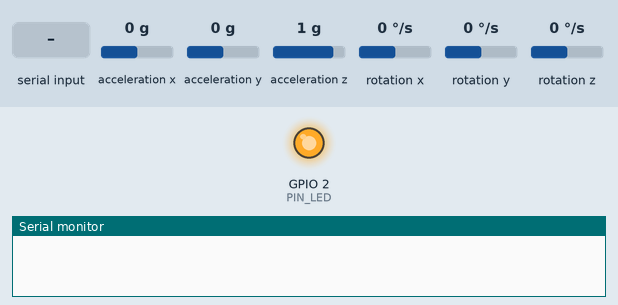
The sketch below on a simulated ESP32. Parts: output pins drawn as LEDs (lit = HIGH), the last lines printed to the serial monitor. Wiring (inferred from the names in the program): MPU-6050 motion sensor at I2C address 0x68. Inputs (shaded band) come from the test bench; at power-on: acceleration x 0 g, acceleration y 0 g, acceleration z 1 g, rotation x 0 °/s, rotation y 0 °/s, rotation z 0 °/s. EEPROM starts erased.

Above: at 2.05 s.
3.1 s: "hello\n" received over Serial
At 5.8 s:
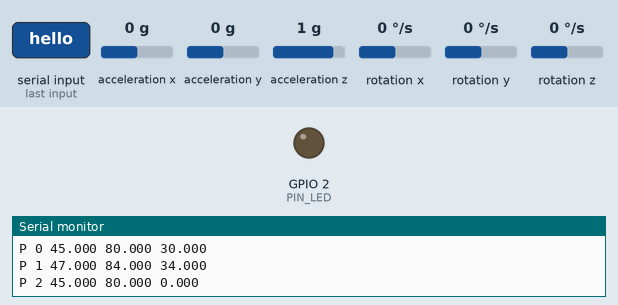
6.1 s: "save\n" received over Serial
9.1 s: "calacc\n" received over Serial
Timing chart, 0 to 18.1 s (numbered marks = the images above; inputs shaded):
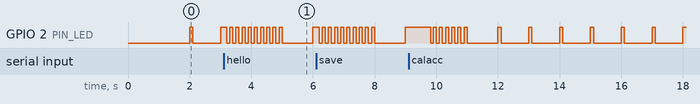

The sketch:

vokalink_mpu6050.ino
```cpp
// VokaLink + MPU6050 (ESP32). Tanpa library tambahan, hanya Wire.
// Wiring: VCC 3V3, GND GND, SDA GPIO21, SCL GPIO22, AD0 ke GND (alamat 0x68).
// Saat boot, diamkan board rata ~1 detik untuk kalibrasi gyro.
#include <Preferences.h>
#include <Wire.h>
#include "vokalink.h"

constexpr int PIN_SDA = 21;
constexpr int PIN_SCL = 22;
constexpr int PIN_LED = 2;
constexpr float GYRO_LSB = 65.5f;    // +-500 dps
constexpr float ACC_LSB = 8192.0f;   // +-4 g
constexpr float ALPHA = 0.98f;       // bobot gyro pada complementary filter

VokaState st;
VokaLink voka(Serial, st);
Preferences prefs;

float gyroBias[3] = {};
float accOff[2] = {};   // offset roll, pitch (derajat)
float rollRaw = 0, pitchRaw = 0;
bool imuOk = false;
uint32_t lastUs = 0;
uint32_t lastInitTry = 0;
uint8_t MPU_ADDR = 0x68;   // 0x68 (AD0=GND) atau 0x69 (AD0=3V3), dideteksi otomatis

struct Imu { float ax, ay, az, gx, gy, gz; };

bool mpuWrite(uint8_t reg, uint8_t val) {
  Wire.beginTransmission(MPU_ADDR);
  Wire.write(reg);
  Wire.write(val);
  return Wire.endTransmission() == 0;
}

bool mpuRead(Imu& d) {
  Wire.beginTransmission(MPU_ADDR);
  Wire.write(0x3B);
  if (Wire.endTransmission(false) != 0) return false;
  if (Wire.requestFrom((int)MPU_ADDR, 14) != 14) return false;
  int16_t v[7];
  for (int i = 0; i < 7; i++) {
    uint8_t h = Wire.read(), l = Wire.read();
    v[i] = (int16_t)((h << 8) | l);
  }
  d.ax = v[0] / ACC_LSB; d.ay = v[1] / ACC_LSB; d.az = v[2] / ACC_LSB;
  // v[3] = suhu, dilewati
  d.gx = v[4] / GYRO_LSB; d.gy = v[5] / GYRO_LSB; d.gz = v[6] / GYRO_LSB;
  return true;
}

float accRoll(const Imu& d) { return atan2f(d.ay, d.az) * RAD_TO_DEG; }
float accPitch(const Imu& d) { return atan2f(-d.ax, sqrtf(d.ay * d.ay + d.az * d.az)) * RAD_TO_DEG; }

void calibrateGyro() {
  float sum[3] = {};
  int n = 0;
  Imu d;
  for (int i = 0; i < 500; i++) {
    if (mpuRead(d)) { sum[0] += d.gx; sum[1] += d.gy; sum[2] += d.gz; n++; }
    delay(2);
  }
  if (n) for (int k = 0; k < 3; k++) gyroBias[k] = sum[k] / n;
}

// Dipanggil VokaLink saat PC kirim 'calacc'. Board harus diam dan rata. Memblokir ~0.5 dtk.
void vokaCalibrateAcc() {
  float r = 0, p = 0;
  int n = 0;
  Imu d;
  for (int i = 0; i < 200; i++) {
    if (mpuRead(d)) { r += accRoll(d); p += accPitch(d); n++; }
    delay(2);
  }
  if (!n) return;
  accOff[0] = r / n;
  accOff[1] = p / n;
  prefs.putBytes("accoff", accOff, sizeof(accOff));
  rollRaw = pitchRaw = 0;
}

// LED tanpa delay(), hanya membaca millis().
//  IMU gagal       : kedip sangat cepat (50 ms)
//  Menunggu PC     : kedip singkat tiap 1 detik
//  Menghubungkan   : kedip cepat (100 ms)
//  Terhubung       : kedip cepat tiap ada data TX/RX (seperti LED USB-serial)
void updateLed() {
  uint32_t t = millis();
  bool on;
  if (!imuOk) on = (t / 50) % 2;
  else switch (voka.state()) {
    case VokaLink::CONNECTED:  on = (t - voka.lastActivity()) < 20; break;  // kedip tiap ada TX/RX
    case VokaLink::CONNECTING: on = (t / 100) % 2; break;
    default:                   on = (t % 1000) < 100;
  }
  digitalWrite(PIN_LED, on);
}

// Coba 0x68 lalu 0x69. Bila gagal, kirim hasil scan I2C ke log di UI (baris 'ERR ...').
bool initImu() {
  for (uint8_t a : {(uint8_t)0x68, (uint8_t)0x69}) {
    MPU_ADDR = a;
    if (mpuWrite(0x6B, 0x00)) {          // bangunkan dari sleep
      delay(50);
      if (mpuWrite(0x1A, 0x03)           // DLPF ~44 Hz
          && mpuWrite(0x1B, 0x08)        // gyro +-500 dps
          && mpuWrite(0x1C, 0x08)) {     // accel +-4 g
        calibrateGyro();
        Imu d;
        if (mpuRead(d)) { rollRaw = accRoll(d); pitchRaw = accPitch(d); }
        return true;
      }
    }
  }
  Serial.print("ERR imu not found. I2C devices:");
  int n = 0;
  for (uint8_t a = 1; a < 127; a++) {
    Wire.beginTransmission(a);
    if (Wire.endTransmission() == 0) { Serial.printf(" 0x%02X", a); n++; }
  }
  Serial.println(n ? "" : " none (check SDA/SCL/VCC/GND)");
  return false;
}

void vokaSavePid() {
  prefs.putBytes("pid", st.pid, sizeof(st.pid));
}

void setup() {
  pinMode(PIN_LED, OUTPUT);
  Serial.begin(115200);
  prefs.begin("voka", false);
  if (prefs.getBytes("pid", st.pid, sizeof(st.pid)) != sizeof(st.pid)) {
    const float def[3][3] = {{45, 80, 30}, {47, 84, 34}, {45, 80, 0}};
    memcpy(st.pid, def, sizeof(def));
  }
  if (prefs.getBytes("accoff", accOff, sizeof(accOff)) != sizeof(accOff)) accOff[0] = accOff[1] = 0;

  Wire.begin(PIN_SDA, PIN_SCL);
  Wire.setClock(100000);
  Wire.setTimeOut(20);
  imuOk = initImu();
  lastInitTry = millis();
  for (int i = 0; i < 8; i++) st.rc[i] = 1500;
  for (int i = 0; i < 4; i++) st.motor[i] = 1000;
  lastUs = micros();
}

void loop() {
  voka.update();
  updateLed();

  // IMU belum ada: coba lagi tiap 2 detik (kabel baru dicolok, dst).
  if (!imuOk && millis() - lastInitTry > 2000) {
    lastInitTry = millis();
    imuOk = initImu();
  }

  Imu d;
  if (imuOk && mpuRead(d)) {
    uint32_t now = micros();
    float dt = (now - lastUs) * 1e-6f;
    lastUs = now;
    if (dt <= 0 || dt > 0.1f) dt = 0.004f;

    float gx = d.gx - gyroBias[0], gy = d.gy - gyroBias[1], gz = d.gz - gyroBias[2];
    rollRaw = ALPHA * (rollRaw + gx * dt) + (1 - ALPHA) * accRoll(d);
    pitchRaw = ALPHA * (pitchRaw + gy * dt) + (1 - ALPHA) * accPitch(d);
    st.roll = rollRaw - accOff[0];
    st.pitch = -(pitchRaw - accOff[1]);   // konvensi VokaLink: pitch positif = hidung naik

    // Yaw dari integrasi gyro saja (tanpa magnetometer), jadi akan melayang pelan.
    float y = st.yaw + gz * dt;
    if (y > 180) y -= 360;
    if (y < -180) y += 360;
    st.yaw = y;
  }

  // ponytail: belum ada receiver RC & ESC. FC asli: isi st.rc dari RX, tulis st.motor ke ESC.
  uint16_t test[4];
  if (voka.motorTest(test)) memcpy(st.motor, test, sizeof(test));
  else for (int i = 0; i < 4; i++) st.motor[i] = 1000;
}
```

vokalink.h
```cpp
// VokaLink: protokol serial teks antara FC ESP32 dan VOKAFLIGHT.
// Satu perintah per baris, diakhiri '\n', 115200 baud.
// PC ke FC: hello | ping | stream 0/1 | pid? | pid <axis 0..2> <P> <I> <D> | save | calacc | mt <m1..m4 1000..2000>
// FC ke PC: I <nama> <versi> | A <roll> <pitch> <yaw> <armed> | R <ch1..ch8> | M <m1..m4>
//           P <axis> <P> <I> <D> | OK <cmd> | ERR <alasan>
#pragma once
#include <Arduino.h>

struct VokaState {
  float roll = 0, pitch = 0, yaw = 0;  // derajat
  uint16_t rc[8] = {};                 // mikrodetik
  uint16_t motor[4] = {};              // mikrodetik, output aktual
  float pid[3][3] = {};                // [roll,pitch,yaw][P,I,D]
  bool armed = false;
};

// Wajib diimplementasi oleh firmware FC.
void vokaCalibrateAcc();
void vokaSavePid();

class VokaLink {
 public:
  static constexpr uint32_t MOTOR_TEST_TIMEOUT_MS = 500;
  static constexpr uint32_t HOST_TIMEOUT_MS = 2000;  // tanpa baris dari PC selama ini = PC dianggap hilang
  static constexpr uint32_t STREAM_PERIOD_MS = 40;  // 25 Hz, ~2.3 kB/s dari 11.5 kB/s @115200

  enum LinkState { IDLE, CONNECTING, CONNECTED };

  VokaLink(Stream& io, VokaState& st) : io_(io), st_(st) {}

  // Waktu (millis) terakhir ada data keluar (telemetri) atau masuk (perintah). Untuk LED ala TX/RX.
  uint32_t lastActivity() const { return lastActivity_; }

  // IDLE: tidak ada PC. CONNECTING: PC menyapa (hello) tapi stream belum jalan. CONNECTED: stream aktif.
  LinkState state() const {
    if (!hostSeen_ || millis() - lastHost_ > HOST_TIMEOUT_MS) return IDLE;
    return streaming_ ? CONNECTED : CONNECTING;
  }

  // Panggil setiap loop. Tidak blocking.
  void update() {
    while (io_.available()) {
      char c = io_.read();
      if (c == '\r') continue;
      if (c == '\n') {
        if (!overflow_) { buf_[len_] = 0; handle(buf_); }
        len_ = 0; overflow_ = false;
      } else if (len_ < sizeof(buf_) - 1) {
        buf_[len_++] = c;
      } else {
        overflow_ = true;
      }
    }
    uint32_t now = millis();
    if (streaming_ && state() == IDLE) streaming_ = false;  // PC hilang: berhenti mengirim
    if (streaming_ && now - lastStream_ >= STREAM_PERIOD_MS) {
      lastStream_ = now;
      lastActivity_ = now;
      sendTelemetry();
    }
  }

  // True jika tes motor aktif; out diisi nilai tes. Mati sendiri bila
  // konfigurator berhenti mengirim 'mt' (kabel lepas, tab ditutup) atau FC arm.
  bool motorTest(uint16_t out[4]) {
    if (st_.armed || !mtActive_ || millis() - mtStamp_ > MOTOR_TEST_TIMEOUT_MS) {
      mtActive_ = false;
      return false;
    }
    memcpy(out, mt_, sizeof(mt_));
    return true;
  }

 private:
  Stream& io_;
  VokaState& st_;
  char buf_[96];
  size_t len_ = 0;
  bool overflow_ = false;
  bool streaming_ = false;
  bool hostSeen_ = false;
  uint32_t lastActivity_ = 0;
  uint32_t lastHost_ = 0;
  uint32_t lastStream_ = 0;
  uint16_t mt_[4] = {};
  bool mtActive_ = false;
  uint32_t mtStamp_ = 0;

  void sendTelemetry() {
    io_.printf("A %.1f %.1f %.1f %d\n", st_.roll, st_.pitch, st_.yaw, st_.armed ? 1 : 0);
    io_.printf("R %u %u %u %u %u %u %u %u\n", st_.rc[0], st_.rc[1], st_.rc[2], st_.rc[3],
               st_.rc[4], st_.rc[5], st_.rc[6], st_.rc[7]);
    io_.printf("M %u %u %u %u\n", st_.motor[0], st_.motor[1], st_.motor[2], st_.motor[3]);
  }

  void sendPid() {
    for (int a = 0; a < 3; a++)
      io_.printf("P %d %.3f %.3f %.3f\n", a, st_.pid[a][0], st_.pid[a][1], st_.pid[a][2]);
  }

  void handle(const char* line) {
    int axis, on;
    float p, i, d;
    unsigned m[4];
    hostSeen_ = true;
    lastHost_ = lastActivity_ = millis();
    if (!strcmp(line, "ping")) {
      return;  // hanya penanda PC masih hidup
    } else if (!strcmp(line, "hello")) {
      io_.println("I VOKAFLIGHT 1");
      sendPid();
    } else if (sscanf(line, "stream %d", &on) == 1) {
      streaming_ = on;
      io_.println("OK stream");
    } else if (!strcmp(line, "pid?")) {
      sendPid();
    } else if (sscanf(line, "pid %d %f %f %f", &axis, &p, &i, &d) == 4) {
      if (axis < 0 || axis > 2 || p < 0 || i < 0 || d < 0 || p > 500 || i > 500 || d > 500) {
        io_.println("ERR pid range");
        return;
      }
      st_.pid[axis][0] = p; st_.pid[axis][1] = i; st_.pid[axis][2] = d;
      io_.println("OK pid");
    } else if (!strcmp(line, "save")) {
      if (st_.armed) { io_.println("ERR armed"); return; }
      vokaSavePid();
      io_.println("OK save");
    } else if (!strcmp(line, "calacc")) {
      if (st_.armed) { io_.println("ERR armed"); return; }
      vokaCalibrateAcc();
      io_.println("OK calacc");
    } else if (sscanf(line, "mt %u %u %u %u", &m[0], &m[1], &m[2], &m[3]) == 4) {
      if (st_.armed) { io_.println("ERR armed"); return; }
      for (int k = 0; k < 4; k++) {
        if (m[k] < 1000 || m[k] > 2000) { io_.println("ERR mt range"); return; }
      }
      for (int k = 0; k < 4; k++) mt_[k] = m[k];
      mtActive_ = true;
      mtStamp_ = millis();
    } else {
      io_.printf("ERR unknown: %s\n", line);
    }
  }
};
```
